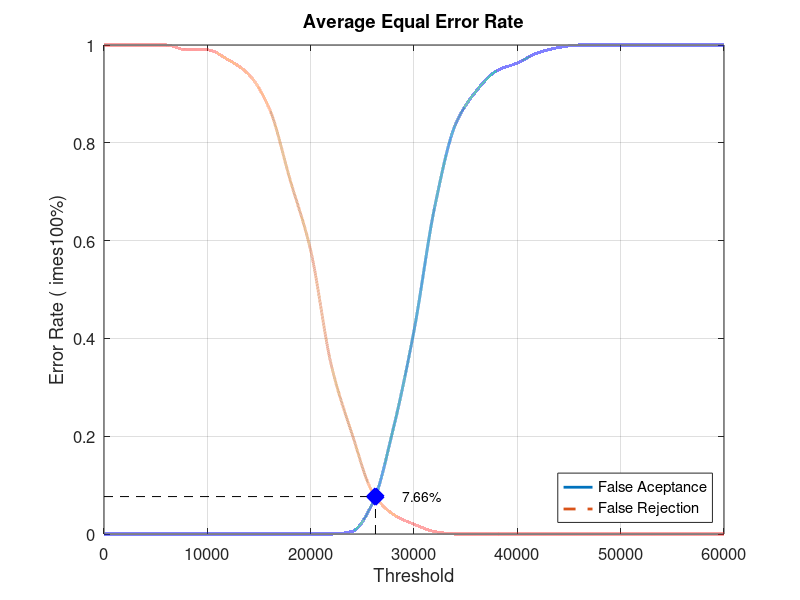
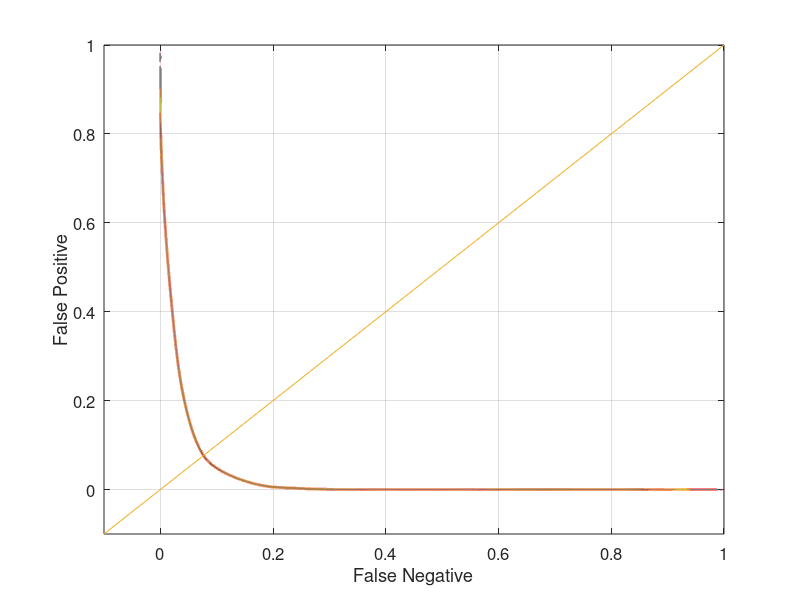

MATLAB code to generate these figures, in order:
close all;
clear;
clc;
x = 0:2000:60000;
xq = 0:0.5:60000;

y0 = [0 0 0 0 0 0 0 0 0 0 0 0 0.00526316 0.0631579 0.215789 0.415789 0.668421 0.836842 0.905263 0.947368 0.963158 0.984211 0.994737 1 1 1 1 1 1 1 1]
yy0 = interp1(x, y0, xq, 'pchip');
y1 = [1 1 1 1 0.99 0.99 0.97 0.94 0.87 0.725 0.58 0.345 0.205 0.085 0.04 0.02 0.005 0 0 0 0 0 0 0 0 0 0 0 0 0 0]
yy1 = interp1(x, y1, xq, 'pchip');

% Calculating EER: 
y2 = abs(y0 - y1);
find(y2 == min(y2))
yy2 = abs(yy0 - yy1);
xEER = find(yy2 == min(yy2));
xEERIndex = xq(xEER) % X-axis EER
yEER = yy0(xEER) % Y-axis EER

main = figure
plot(xq, yy0,'-','LineWidth', 2);	hold on
plot(xq, yy1,'--','LineWidth', 2);	hold on
plot([xEERIndex xEERIndex], [0 yEER], 'k--');	hold on
plot([0 xEERIndex], [yEER yEER], 'k--');	hold on
plot(xEERIndex, yEER, 'bx', 'LineWidth', 10);	hold on
text(xEERIndex + 10 * xEERIndex / 100, yEER, [num2str(round((10000 * yEER)) / 100) '%'])
legend('False Aceptance', 'False Rejection', 'Location', 'SouthEast')
xlabel('Threshold')
ylabel('Error Rate (	imes100%)')
title('Average Equal Error Rate')
set(gca, 'FontSize', 12)
axis([0 60000 0 1])
grid on

print(main, 'Database2_3Main', '-dpng');
FNRxFPR = figure('Color', [1 1 1]);
plot(yy1, yy0, '-', yy1, yy0, 'LineWidth', 2);
hold on
y = -0.1:0.1:1
plot(y, y); 
set(gca, 'FontSize', 12)
xlabel('False Negative')
ylabel('False Positive')
axis([-0.1 1 -0.1 1])
set(gca, 'FontSize', 12)
grid on

print(FNRxFPR, 'Database2_3FNRxFPR','-dpng');
